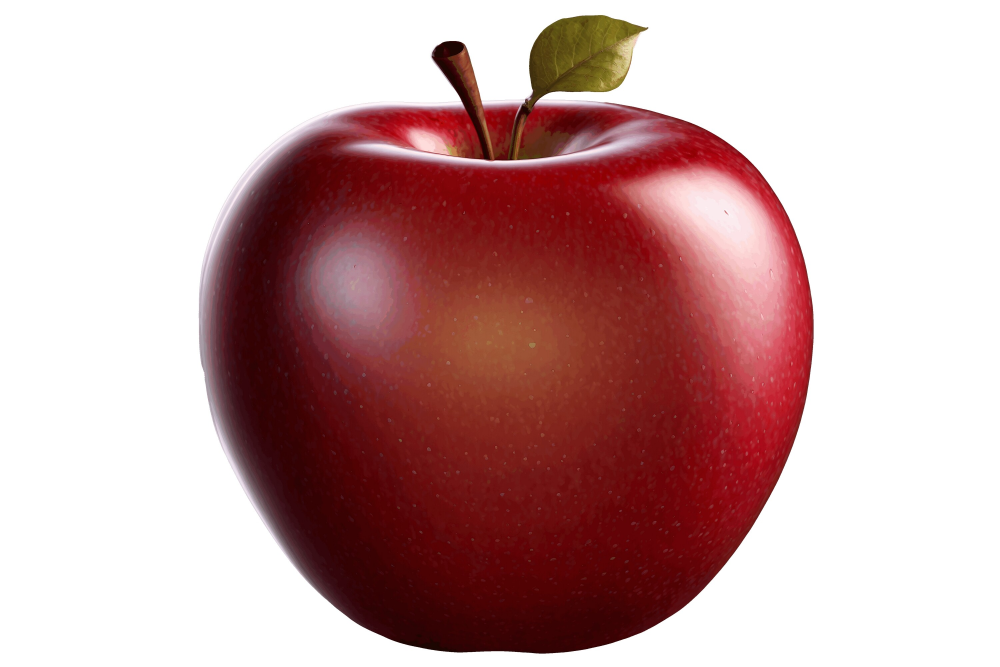
#> input picture Day 6/apple.jpg, 3000 x 2000 px (shown at 1/3 size)
$ python task3.py
#> lines starting #> are read from the running program, lines starting #| are printed output that depends on the picture; long printed decimals are rounded
#Task 3: Pixel Intensity Analysis Find the minimum, maximum, and average pixel intensity of a grayscale image. Count how many pixels belong to different intensity ranges (0–50, 51–100, 101–150, 151–200, 201–255). Visualize the intensity distribution.

import cv2
import numpy as np
import matplotlib.pyplot as plt

# Read image
image = cv2.imread("apple.jpg", 0)
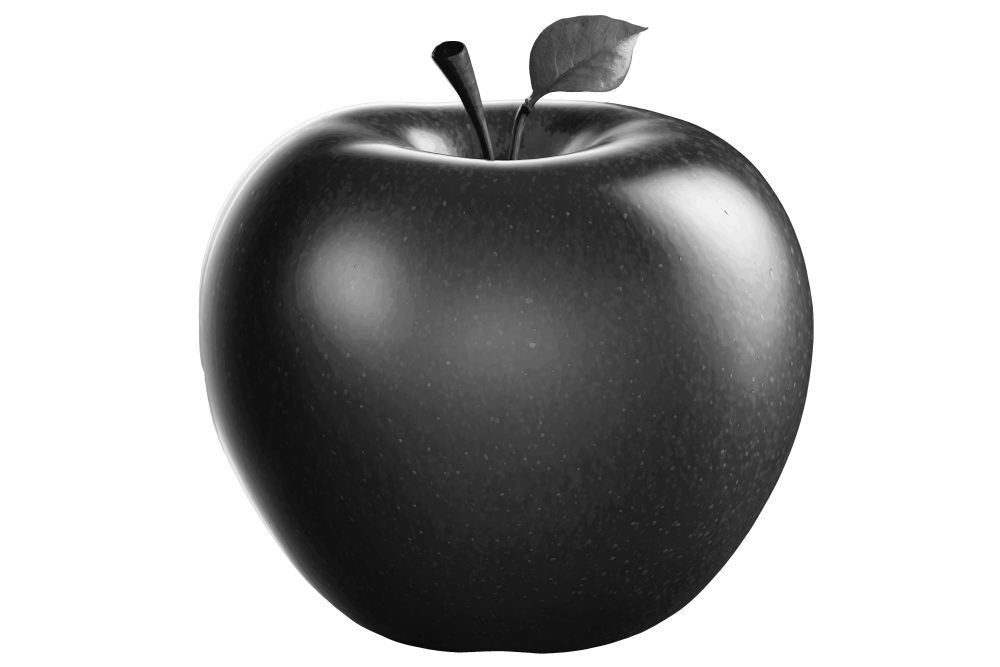
#> image: shape (2000, 3000) (shown at 1/3 size); min 0, max 255, mean 173.9

# Min, Max, Mean
minimum = image.min()
#> minimum = 0
maximum = image.max()
#> maximum = 255
average = image.mean()
#> average = 173.9

print("Minimum =", minimum)
#| Minimum = 0
print("Maximum =", maximum)
#| Maximum = 255
print("Average =", average)
#| Average = 173.863

# Fast range counting using NumPy masks (no manual pixel loop needed)
ranges = [
    np.sum((image >= 0)   & (image <= 50)),
    np.sum((image >= 51)  & (image <= 100)),
    np.sum((image >= 101) & (image <= 150)),
    np.sum((image >= 151) & (image <= 200)),
    np.sum((image >= 201) & (image <= 255)),
]
#> ranges = [1171600, 975627, 250394, 112563, 3489816]

print("Pixel counts per range:", ranges)
#| Pixel counts per range: [1171600, 975627, 250394, 112563, 3489816]

# Labels for the 5 ranges, in order, with 0-50 at index 0
labels = ["0-50", "51-100", "101-150", "151-200", "201-255"]

# Bar chart of the 5 custom ranges
plt.figure(figsize=(8, 5))
plt.bar(labels, ranges, color="gray", edgecolor="black")
plt.title("Pixel Intensity Distribution (5 Ranges)")
plt.xlabel("Intensity Range")
plt.ylabel("Number of Pixels")
plt.show()
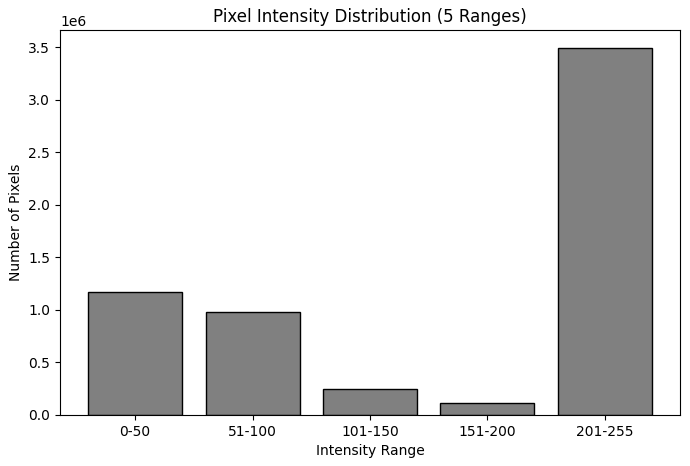
#> figure drawn by matplotlib, 1 panel; tallest bar 3489816 high, from x = 3.6 to 4.4
